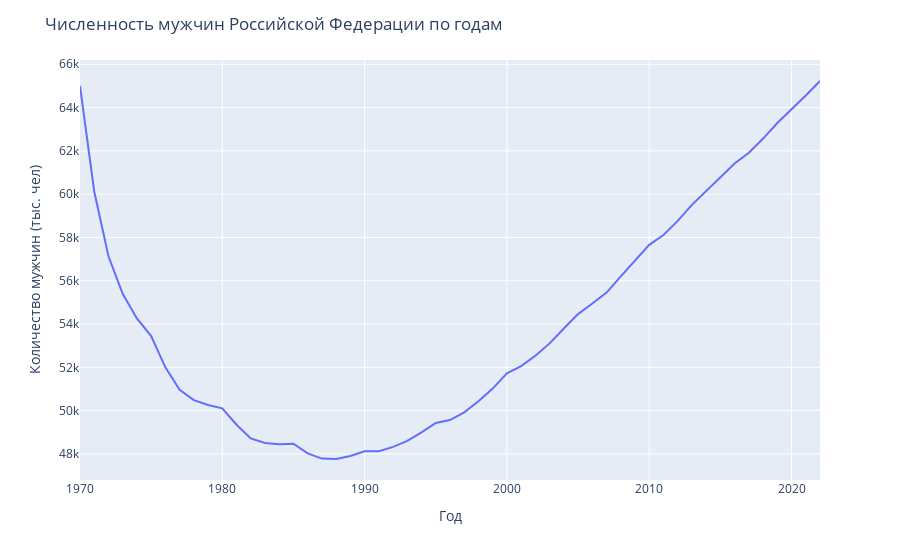

Source (notebook cell):
### Code cell
fig = px.line(df1, x="Year", y="male")
fig.update_layout(
    title="Численность мужчин Российской Федерации по годам",
    yaxis_title="Количество мужчин (тыс. чел)",
    xaxis_title="Год"
)
fig.show()

### Figure 1 — Plotly figure (JSON) as saved in the notebook; plotly's stock layout.template omitted (floating-point values rounded to 4 significant figures)
{"data": [{"hovertemplate": "Year=%{x}<br>male=%{y}<extra></extra>", "legendgroup": "", "line": {"color": "#636efa", "dash": "solid"}, "marker": {"symbol": "circle"}, "mode": "lines", "name": "", "orientation": "v", "showlegend": false, "type": "scatter", "x": [1970, 1971, 1972, 1973, 1974, 1975, 1976, 1977, 1978, 1979, 1980, 1981, 1982, 1983, 1984, 1985, 1986, 1987, 1988, 1989, 1990, 1991, 1992, 1993, 1994, 1995, 1996, 1997, 1998, 1999, 2000, 2001, 2002, 2003, 2004, 2005, 2006, 2007, 2008, 2009, 2010, 2011, 2012, 2013, 2014, 2015, 2016, 2017, 2018, 2019, 2020, 2021, 2022], "xaxis": "x", "y": [65000, 60123, 57131, 55394, 54258, 53441, 51998, 50964, 50483, 50257, 50107, 49349, 48719, 48506, 48441, 48472, 48024, 47785, 47765, 47907, 48125, 48124, 48324, 48600, 48993, 49431, 49562, 49922, 50428, 51017, 51725, 52053, 52532, 53106, 53793, 54459, 54945, 55453, 56198, 56907, 57657, 58111, 58767, 59505, 60152, 60754, 61414, 61914, 62568, 63288, 63898, 64555, 65227], "yaxis": "y"}], "layout": {"autosize": true, "legend": {"tracegroupgap": 0}, "margin": {"t": 60}, "title": {"text": "Численность мужчин Российской Федерации по годам"}, "xaxis": {"anchor": "y", "autorange": true, "domain": [0, 1], "range": [1970, 2022], "title": {"text": "Год"}, "type": "linear"}, "yaxis": {"anchor": "x", "autorange": true, "domain": [0, 1], "range": [46790.0, 66200.0], "title": {"text": "Количество мужчин (тыс. чел)"}, "type": "linear"}}}
